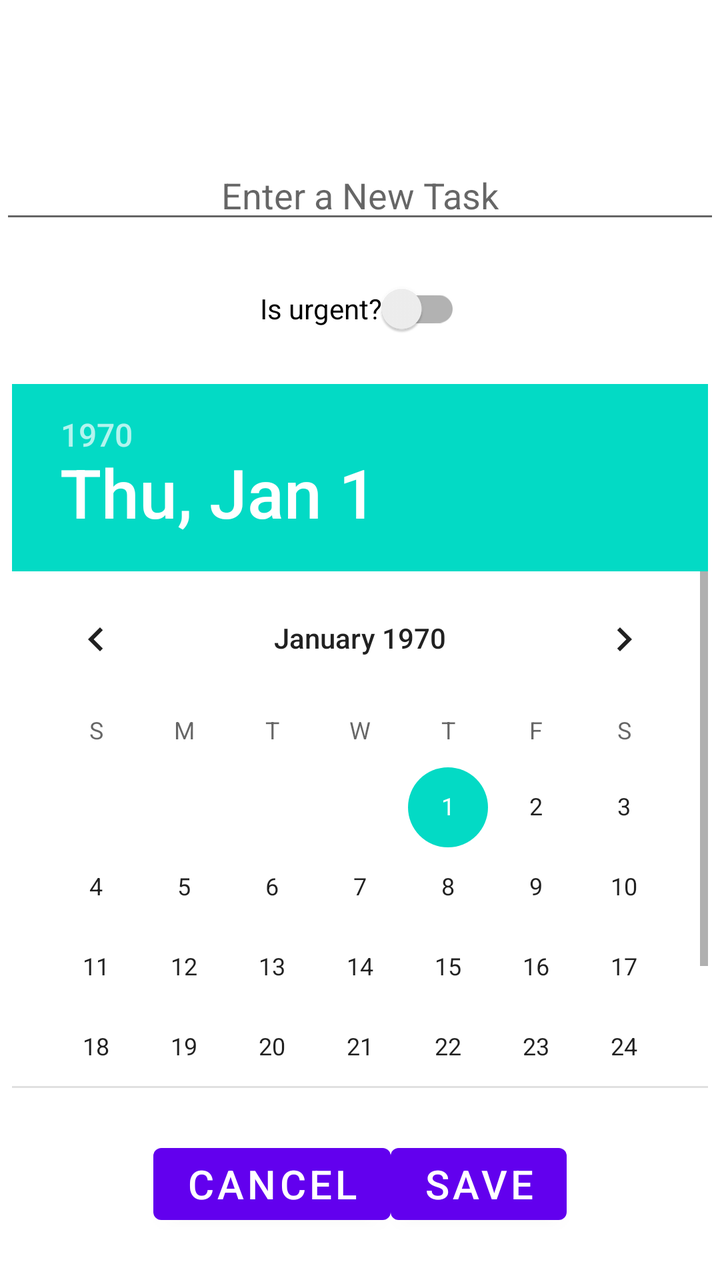
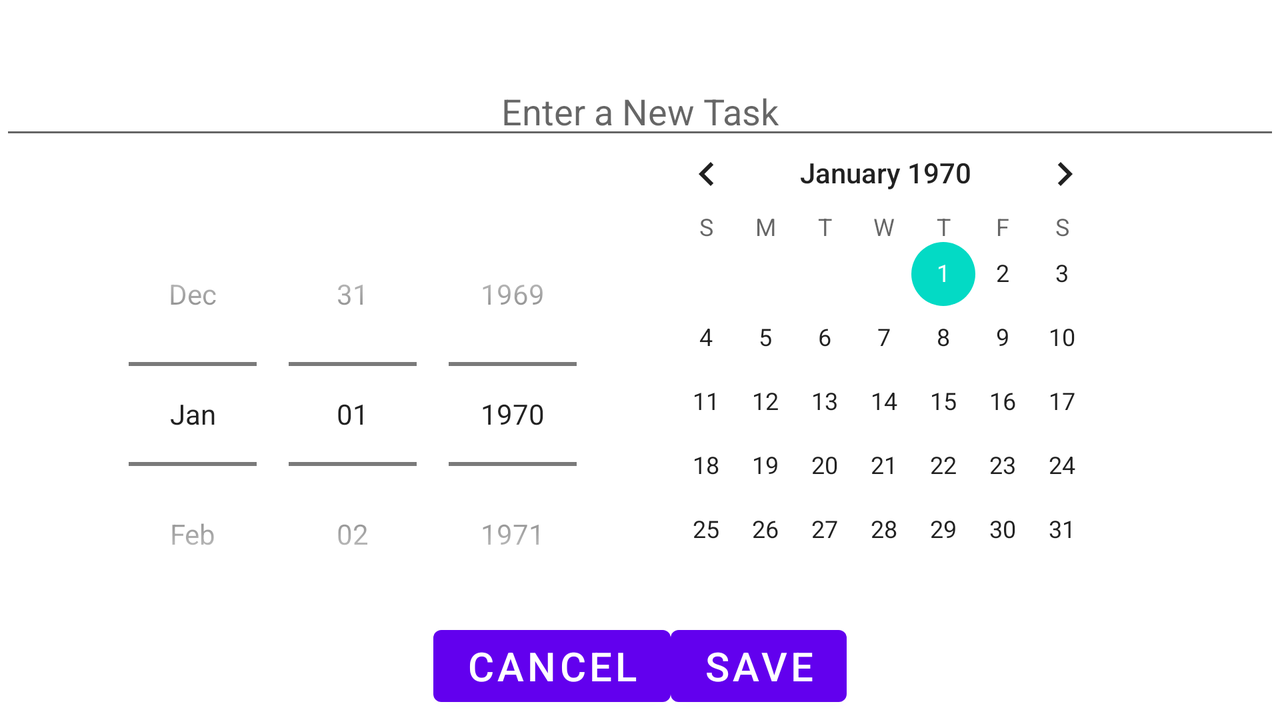

Compare how this app lays out the same screen by default and in its alternative resource folder. The renders come first, then the two layout files and the values they reference.
<!-- AndroidManifest.xml: application theme Theme.YWCA_ToDo_F22 -->
<!-- res/layout/activity_addtodo.xml -->
<?xml version="1.0" encoding="utf-8"?>
<androidx.constraintlayout.widget.ConstraintLayout xmlns:android="http://schemas.android.com/apk/res/android"
    xmlns:app="http://schemas.android.com/apk/res-auto"
    xmlns:tools="http://schemas.android.com/tools"
    android:layout_width="match_parent"
    android:layout_height="match_parent"
    tools:context=".AddToDoActivity">
        <EditText
            android:id="@+id/add_task"
            android:layout_width="match_parent"
            android:layout_height="wrap_content"
            android:gravity="center"
            android:hint="@string/enter_a_new_task"
            app:layout_constraintBottom_toTopOf="@+id/guideline2"
            app:layout_constraintEnd_toEndOf="parent"
            app:layout_constraintHorizontal_bias="0.0"
            app:layout_constraintStart_toStartOf="parent"
            app:layout_constraintTop_toTopOf="parent"
            app:layout_constraintVertical_bias="0.5"
            android:inputType="text"
            android:autofillHints="No" />

        <androidx.appcompat.widget.SwitchCompat
            android:id="@+id/isurgent"
            android:text="@string/is_urgent"
            android:layout_width="wrap_content"
            android:layout_height="wrap_content"
            app:layout_constraintTop_toBottomOf="@id/add_task"
            app:layout_constraintEnd_toEndOf="parent"
            app:layout_constraintStart_toStartOf="parent"
            app:layout_constraintBottom_toTopOf="@id/add_date"
            />

        <DatePicker
            android:id="@+id/add_date"
            android:layout_width="wrap_content"
            android:layout_height="0dp"
            android:datePickerMode="calendar"
            app:layout_constraintBottom_toBottomOf="@id/guideline3"
            app:layout_constraintEnd_toEndOf="parent"
            app:layout_constraintHorizontal_bias="0.49"
            app:layout_constraintStart_toStartOf="parent"
            app:layout_constraintTop_toTopOf="@id/guideline2" />


        <Button
            android:id="@+id/add_save"
            android:layout_width="wrap_content"
            android:layout_height="wrap_content"
            android:text="@string/save"
            android:textSize="20sp"
            app:layout_constraintBottom_toBottomOf="parent"
            app:layout_constraintEnd_toEndOf="parent"
            app:layout_constraintStart_toEndOf="@id/add_cancel"
            app:layout_constraintTop_toBottomOf="@id/guideline3"

            />

        <Button
            android:id="@+id/add_cancel"
            android:layout_width="wrap_content"
            android:layout_height="wrap_content"
            android:text="@string/cancel"
            android:textSize="20sp"
            app:layout_constraintBottom_toBottomOf="parent"
            app:layout_constraintEnd_toStartOf="@id/add_save"
            app:layout_constraintHorizontal_chainStyle="packed"
            app:layout_constraintStart_toStartOf="parent"
            app:layout_constraintTop_toBottomOf="@id/guideline3" />


        <androidx.constraintlayout.widget.Guideline
            android:id="@+id/guideline2"
            android:layout_width="wrap_content"
            android:layout_height="wrap_content"
            android:orientation="horizontal"
            app:layout_constraintGuide_percent="0.3" />

        <androidx.constraintlayout.widget.Guideline
            android:id="@+id/guideline3"
            android:layout_width="wrap_content"
            android:layout_height="wrap_content"
            android:orientation="horizontal"
            app:layout_constraintGuide_percent="0.85" />

</androidx.constraintlayout.widget.ConstraintLayout>
<!-- resources referenced by this layout -->
<resources>
  <string name="cancel">Cancel</string>
  <string name="enter_a_new_task">Enter a New Task</string>
  <string name="is_urgent">Is urgent?</string>
  <string name="save">Save</string>
  <style name="Theme.YWCA_ToDo_F22" parent="Theme.MaterialComponents.DayNight.DarkActionBar">
          
          <item name="colorPrimary">@color/purple_500</item>
          <item name="colorPrimaryVariant">@color/purple_700</item>
          <item name="colorOnPrimary">@color/white</item>
          
          <item name="colorSecondary">@color/teal_200</item>
          <item name="colorSecondaryVariant">@color/teal_700</item>
          <item name="colorOnSecondary">@color/black</item>
          
          <item name="android:statusBarColor" tools:targetApi="l">?attr/colorPrimaryVariant</item>
          
      </style>
  <!-- from res/values-ar/ (not used when drawing this layout) -->
  <color name="purple_500">#ffffff</color>
  <!-- from res/values-ar/ (not used when drawing this layout) -->
  <color name="purple_700">#FF0000</color>
  <!-- from res/values-ar/ (not used when drawing this layout) -->
  <color name="white">#FFFFFFFF</color>
  <!-- from res/values-ar/ (not used when drawing this layout) -->
  <color name="teal_200">#00FF00</color>
  <!-- from res/values-ar/ (not used when drawing this layout) -->
  <color name="teal_700">#FF018786</color>
  <!-- from res/values-ar/ (not used when drawing this layout) -->
  <color name="black">#FF000000</color>
</resources>
<!-- res/layout-land/activity_addtodo.xml (the repository's variant of the layout above) -->
<!-- drawn on the phone turned sideways -->
<?xml version="1.0" encoding="utf-8"?>
<androidx.constraintlayout.widget.ConstraintLayout xmlns:android="http://schemas.android.com/apk/res/android"
    xmlns:app="http://schemas.android.com/apk/res-auto"
    xmlns:tools="http://schemas.android.com/tools"
    android:layout_width="match_parent"
    android:layout_height="match_parent"
    tools:context=".AddToDoActivity">

    <EditText
        android:id="@+id/add_task"
        android:layout_width="match_parent"
        android:layout_height="wrap_content"
        android:gravity="center"
        android:hint="Enter a New Task"
        app:layout_constraintBottom_toTopOf="@+id/guideline2"
        app:layout_constraintEnd_toEndOf="parent"
        app:layout_constraintHorizontal_bias="0.0"
        app:layout_constraintStart_toStartOf="parent"
        app:layout_constraintTop_toTopOf="parent"
        app:layout_constraintVertical_bias="0.5" />

    <DatePicker
        android:id="@+id/add_date"
        android:layout_width="wrap_content"
        android:layout_height="wrap_content"
        android:datePickerMode="spinner"
        app:layout_constraintBottom_toBottomOf="@id/guideline3"
        app:layout_constraintEnd_toEndOf="parent"
        app:layout_constraintHorizontal_bias="0.49"
        app:layout_constraintStart_toStartOf="parent"
        app:layout_constraintTop_toTopOf="@id/guideline2" />


    <Button
        android:id="@+id/add_save"
        android:layout_width="wrap_content"
        android:layout_height="wrap_content"
        android:text="Save"
        android:textSize="20sp"
        app:layout_constraintStart_toEndOf="@id/add_cancel"
        app:layout_constraintBottom_toBottomOf="parent"
        app:layout_constraintEnd_toEndOf="parent"
        app:layout_constraintTop_toBottomOf="@id/guideline3"

        />

    <Button
        android:id="@+id/add_cancel"
        android:layout_width="wrap_content"
        android:layout_height="wrap_content"
        android:text="Cancel"
        app:layout_constraintHorizontal_chainStyle="packed"
        android:textSize="20sp"
        app:layout_constraintEnd_toStartOf="@id/add_save"
        app:layout_constraintBottom_toBottomOf="parent"
        app:layout_constraintStart_toStartOf="parent"
        app:layout_constraintTop_toBottomOf="@id/guideline3"
        />



    <androidx.constraintlayout.widget.Guideline
        android:id="@+id/guideline2"
        android:layout_width="wrap_content"
        android:layout_height="wrap_content"
        android:orientation="horizontal"
        app:layout_constraintGuide_percent="0.3" />

    <androidx.constraintlayout.widget.Guideline
        android:id="@+id/guideline3"
        android:layout_width="wrap_content"
        android:layout_height="wrap_content"
        android:orientation="horizontal"
        app:layout_constraintGuide_percent="0.85" />
</androidx.constraintlayout.widget.ConstraintLayout>
<!-- resources referenced by the variant -->
<!-- as the phone turned sideways resolves them -->
<resources>
  <style name="Theme.YWCA_ToDo_F22" parent="Theme.MaterialComponents.DayNight.DarkActionBar">
          
          <item name="colorPrimary">@color/purple_500</item>
          <item name="colorPrimaryVariant">@color/purple_700</item>
          <item name="colorOnPrimary">@color/white</item>
          
          <item name="colorSecondary">@color/teal_200</item>
          <item name="colorSecondaryVariant">@color/teal_700</item>
          <item name="colorOnSecondary">@color/black</item>
          
          <item name="android:statusBarColor" tools:targetApi="l">?attr/colorPrimaryVariant</item>
          
      </style>
  <!-- from res/values-ar/ (not used when drawing this layout) -->
  <color name="purple_500">#ffffff</color>
  <!-- from res/values-ar/ (not used when drawing this layout) -->
  <color name="purple_700">#FF0000</color>
  <!-- from res/values-ar/ (not used when drawing this layout) -->
  <color name="white">#FFFFFFFF</color>
  <!-- from res/values-ar/ (not used when drawing this layout) -->
  <color name="teal_200">#00FF00</color>
  <!-- from res/values-ar/ (not used when drawing this layout) -->
  <color name="teal_700">#FF018786</color>
  <!-- from res/values-ar/ (not used when drawing this layout) -->
  <color name="black">#FF000000</color>
</resources>
